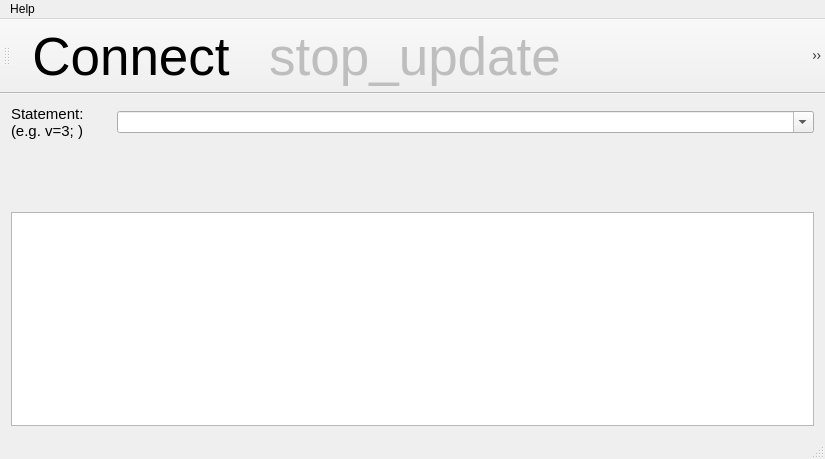
<?xml version="1.0" encoding="UTF-8"?>
<ui version="4.0">
 <class>MainWindow</class>
 <widget class="QMainWindow" name="MainWindow">
  <property name="geometry">
   <rect>
    <x>0</x>
    <y>0</y>
    <width>825</width>
    <height>459</height>
   </rect>
  </property>
  <property name="windowTitle">
   <string>sm4ceps Monitoring Tool</string>
  </property>
  <widget class="QWidget" name="centralWidget">
   <layout class="QVBoxLayout" name="verticalLayout_2">
    <item>
     <layout class="QVBoxLayout" name="verticalLayout">
      <item>
       <layout class="QHBoxLayout" name="horizontalLayout">
        <item>
         <widget class="QLabel" name="label">
          <property name="maximumSize">
           <size>
            <width>100</width>
            <height>16777215</height>
           </size>
          </property>
          <property name="font">
           <font>
            <pointsize>11</pointsize>
           </font>
          </property>
          <property name="text">
           <string>Statement:
 (e.g. v=3; )</string>
          </property>
          <property name="textFormat">
           <enum>Qt::RichText</enum>
          </property>
          <property name="wordWrap">
           <bool>true</bool>
          </property>
         </widget>
        </item>
        <item>
         <widget class="QComboBox" name="lineEdit">
          <property name="editable">
           <bool>true</bool>
          </property>
          <property name="maxVisibleItems">
           <number>100</number>
          </property>
          <item>
           <property name="text">
            <string/>
           </property>
          </item>
         </widget>
        </item>
       </layout>
      </item>
      <item>
       <widget class="QLabel" name="label_2">
        <property name="minimumSize">
         <size>
          <width>0</width>
          <height>60</height>
         </size>
        </property>
        <property name="palette">
         <palette>
          <active>
           <colorrole role="WindowText">
            <brush brushstyle="SolidPattern">
             <color alpha="255">
              <red>255</red>
              <green>0</green>
              <blue>0</blue>
             </color>
            </brush>
           </colorrole>
          </active>
          <inactive>
           <colorrole role="WindowText">
            <brush brushstyle="SolidPattern">
             <color alpha="255">
              <red>255</red>
              <green>0</green>
              <blue>0</blue>
             </color>
            </brush>
           </colorrole>
          </inactive>
          <disabled>
           <colorrole role="WindowText">
            <brush brushstyle="SolidPattern">
             <color alpha="255">
              <red>190</red>
              <green>190</green>
              <blue>190</blue>
             </color>
            </brush>
           </colorrole>
          </disabled>
         </palette>
        </property>
        <property name="font">
         <font>
          <pointsize>12</pointsize>
         </font>
        </property>
        <property name="text">
         <string/>
        </property>
       </widget>
      </item>
      <item>
       <widget class="QTableWidget" name="tableWidget"/>
      </item>
     </layout>
    </item>
   </layout>
  </widget>
  <widget class="QMenuBar" name="menuBar">
   <property name="geometry">
    <rect>
     <x>0</x>
     <y>0</y>
     <width>825</width>
     <height>20</height>
    </rect>
   </property>
   <widget class="QMenu" name="menuAbout">
    <property name="title">
     <string>Help</string>
    </property>
    <addaction name="actionAbout"/>
   </widget>
   <addaction name="menuAbout"/>
  </widget>
  <widget class="QToolBar" name="mainToolBar">
   <property name="font">
    <font>
     <pointsize>40</pointsize>
    </font>
   </property>
   <property name="toolTip">
    <string>Pause Update</string>
   </property>
   <property name="iconSize">
    <size>
     <width>64</width>
     <height>64</height>
    </size>
   </property>
   <attribute name="toolBarArea">
    <enum>TopToolBarArea</enum>
   </attribute>
   <attribute name="toolBarBreak">
    <bool>false</bool>
   </attribute>
   <addaction name="actionConnect"/>
   <addaction name="actionStop_update"/>
   <addaction name="actionStart_update"/>
  </widget>
  <widget class="QStatusBar" name="statusBar"/>
  <action name="actionConnect">
   <property name="icon">
    <iconset resource="sm_monitor.qrc">
     <normaloff>:/disconnect_btn.jpg</normaloff>
     <normalon>:/connect_btn.jpg</normalon>:/disconnect_btn.jpg</iconset>
   </property>
   <property name="text">
    <string>Connect</string>
   </property>
   <property name="toolTip">
    <string>&lt;html&gt;&lt;head/&gt;&lt;body&gt;&lt;p&gt;Connect to remote simulation core&lt;/p&gt;&lt;/body&gt;&lt;/html&gt;</string>
   </property>
  </action>
  <action name="actionAbout">
   <property name="text">
    <string>About...</string>
   </property>
  </action>
  <action name="actionStop_update">
   <property name="enabled">
    <bool>false</bool>
   </property>
   <property name="icon">
    <iconset resource="sm_monitor.qrc">
     <normaloff>:/pause_green.png</normaloff>:/pause_green.png</iconset>
   </property>
   <property name="text">
    <string>stop_update</string>
   </property>
   <property name="iconText">
    <string>stop_update</string>
   </property>
   <property name="toolTip">
    <string>Stop Update</string>
   </property>
  </action>
  <action name="actionStart_update">
   <property name="enabled">
    <bool>false</bool>
   </property>
   <property name="icon">
    <iconset resource="sm_monitor.qrc">
     <normaloff>:/play_green.png</normaloff>:/play_green.png</iconset>
   </property>
   <property name="text">
    <string>start_update</string>
   </property>
   <property name="toolTip">
    <string>Resume Update</string>
   </property>
  </action>
 </widget>
 <layoutdefault spacing="6" margin="11"/>
 <resources>
  <include location="sm_monitor.qrc"/>
 </resources>
 <connections/>
</ui>
